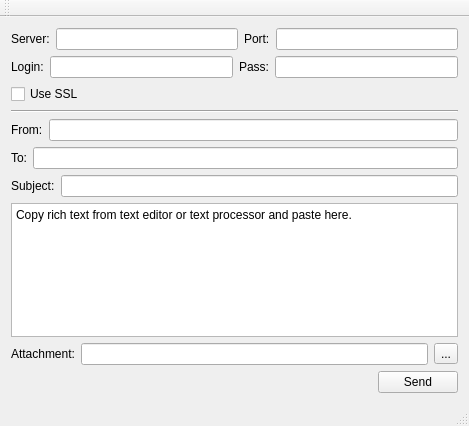
<?xml version="1.0" encoding="UTF-8"?>
<ui version="4.0">
 <class>MainWindow</class>
 <widget class="QMainWindow" name="MainWindow">
  <property name="geometry">
   <rect>
    <x>0</x>
    <y>0</y>
    <width>469</width>
    <height>426</height>
   </rect>
  </property>
  <property name="windowTitle">
   <string>MainWindow</string>
  </property>
  <widget class="QWidget" name="centralWidget">
   <layout class="QVBoxLayout" name="verticalLayout">
    <item>
     <layout class="QHBoxLayout" name="horizontalLayout_4">
      <item>
       <widget class="QLabel" name="label_3">
        <property name="text">
         <string>Server:</string>
        </property>
       </widget>
      </item>
      <item>
       <widget class="QLineEdit" name="server"/>
      </item>
      <item>
       <widget class="QLabel" name="label_4">
        <property name="text">
         <string>Port:</string>
        </property>
       </widget>
      </item>
      <item>
       <widget class="QLineEdit" name="port"/>
      </item>
     </layout>
    </item>
    <item>
     <layout class="QHBoxLayout" name="horizontalLayout_5">
      <item>
       <widget class="QLabel" name="label_5">
        <property name="text">
         <string>Login:</string>
        </property>
       </widget>
      </item>
      <item>
       <widget class="QLineEdit" name="login"/>
      </item>
      <item>
       <widget class="QLabel" name="label_6">
        <property name="text">
         <string>Pass:</string>
        </property>
       </widget>
      </item>
      <item>
       <widget class="QLineEdit" name="pass">
        <property name="echoMode">
         <enum>QLineEdit::Password</enum>
        </property>
       </widget>
      </item>
     </layout>
    </item>
    <item>
     <widget class="QCheckBox" name="ssl">
      <property name="text">
       <string>Use SSL</string>
      </property>
     </widget>
    </item>
    <item>
     <widget class="Line" name="line">
      <property name="orientation">
       <enum>Qt::Horizontal</enum>
      </property>
     </widget>
    </item>
    <item>
     <layout class="QHBoxLayout" name="horizontalLayout_2">
      <item>
       <widget class="QLabel" name="label">
        <property name="text">
         <string>From:</string>
        </property>
       </widget>
      </item>
      <item>
       <widget class="QLineEdit" name="from"/>
      </item>
     </layout>
    </item>
    <item>
     <layout class="QHBoxLayout" name="horizontalLayout_3">
      <item>
       <widget class="QLabel" name="label_2">
        <property name="text">
         <string>To:</string>
        </property>
       </widget>
      </item>
      <item>
       <widget class="QLineEdit" name="to"/>
      </item>
     </layout>
    </item>
    <item>
     <layout class="QHBoxLayout" name="horizontalLayout_7">
      <item>
       <widget class="QLabel" name="label_8">
        <property name="text">
         <string>Subject:</string>
        </property>
       </widget>
      </item>
      <item>
       <widget class="QLineEdit" name="subj"/>
      </item>
     </layout>
    </item>
    <item>
     <widget class="QTextEdit" name="textEdit">
      <property name="html">
       <string>&lt;!DOCTYPE HTML PUBLIC &quot;-//W3C//DTD HTML 4.0//EN&quot; &quot;http://www.w3.org/TR/REC-html40/strict.dtd&quot;&gt;
&lt;html&gt;&lt;head&gt;&lt;meta name=&quot;qrichtext&quot; content=&quot;1&quot; /&gt;&lt;style type=&quot;text/css&quot;&gt;
p, li { white-space: pre-wrap; }
&lt;/style&gt;&lt;/head&gt;&lt;body style=&quot; font-family:'Sans Serif'; font-size:9pt; font-weight:400; font-style:normal;&quot;&gt;
&lt;p style=&quot; margin-top:0px; margin-bottom:0px; margin-left:0px; margin-right:0px; -qt-block-indent:0; text-indent:0px;&quot;&gt;Copy rich text from text editor or text processor and paste here.&lt;/p&gt;&lt;/body&gt;&lt;/html&gt;</string>
      </property>
     </widget>
    </item>
    <item>
     <layout class="QHBoxLayout" name="horizontalLayout_6">
      <item>
       <widget class="QLabel" name="label_7">
        <property name="text">
         <string>Attachment:</string>
        </property>
       </widget>
      </item>
      <item>
       <widget class="QLineEdit" name="attach"/>
      </item>
      <item>
       <widget class="QToolButton" name="open_attach">
        <property name="text">
         <string>...</string>
        </property>
       </widget>
      </item>
     </layout>
    </item>
    <item>
     <layout class="QHBoxLayout" name="horizontalLayout">
      <item>
       <spacer name="horizontalSpacer">
        <property name="orientation">
         <enum>Qt::Horizontal</enum>
        </property>
        <property name="sizeHint" stdset="0">
         <size>
          <width>40</width>
          <height>20</height>
         </size>
        </property>
       </spacer>
      </item>
      <item>
       <widget class="QPushButton" name="send">
        <property name="text">
         <string>Send</string>
        </property>
       </widget>
      </item>
     </layout>
    </item>
   </layout>
  </widget>
  <widget class="QMenuBar" name="menuBar">
   <property name="geometry">
    <rect>
     <x>0</x>
     <y>0</y>
     <width>469</width>
     <height>20</height>
    </rect>
   </property>
  </widget>
  <widget class="QToolBar" name="mainToolBar">
   <attribute name="toolBarArea">
    <enum>TopToolBarArea</enum>
   </attribute>
   <attribute name="toolBarBreak">
    <bool>false</bool>
   </attribute>
  </widget>
  <widget class="QStatusBar" name="statusBar"/>
 </widget>
 <layoutdefault spacing="6" margin="11"/>
 <resources/>
 <connections/>
</ui>
